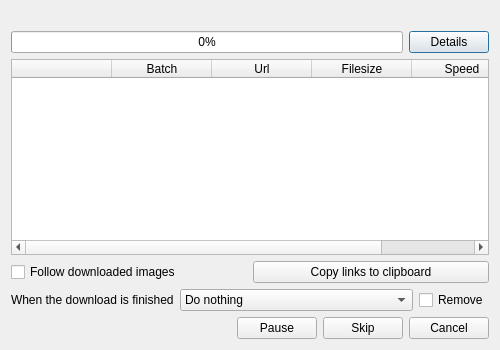
<?xml version="1.0" encoding="UTF-8"?>
<ui version="4.0">
 <class>batchWindow</class>
 <widget class="QDialog" name="batchWindow">
  <property name="geometry">
   <rect>
    <x>0</x>
    <y>0</y>
    <width>500</width>
    <height>350</height>
   </rect>
  </property>
  <property name="sizePolicy">
   <sizepolicy hsizetype="Ignored" vsizetype="Minimum">
    <horstretch>0</horstretch>
    <verstretch>0</verstretch>
   </sizepolicy>
  </property>
  <property name="windowTitle">
   <string>Batch download</string>
  </property>
  <property name="windowIcon">
   <iconset resource="../../resources/resources.qrc">
    <normaloff>:/images/icon.ico</normaloff>:/images/icon.ico</iconset>
  </property>
  <property name="modal">
   <bool>false</bool>
  </property>
  <layout class="QGridLayout" name="gridLayout" columnstretch="1,0,0">
   <item row="0" column="0" colspan="3">
    <widget class="QLabel" name="labelMessage">
     <property name="sizePolicy">
      <sizepolicy hsizetype="Preferred" vsizetype="Fixed">
       <horstretch>0</horstretch>
       <verstretch>0</verstretch>
      </sizepolicy>
     </property>
     <property name="text">
      <string/>
     </property>
    </widget>
   </item>
   <item row="1" column="0" colspan="2">
    <widget class="QProgressBar" name="progressBar">
     <property name="value">
      <number>0</number>
     </property>
     <property name="format">
      <string notr="true">%p%</string>
     </property>
    </widget>
   </item>
   <item row="1" column="2">
    <widget class="QPushButton" name="buttonDetails">
     <property name="text">
      <string>Details</string>
     </property>
     <property name="checkable">
      <bool>true</bool>
     </property>
    </widget>
   </item>
   <item row="4" column="0" colspan="3">
    <layout class="QHBoxLayout" name="horizontalLayout" stretch="1,1,0,0,0">
     <item>
      <widget class="QLabel" name="labelImages">
       <property name="text">
        <string/>
       </property>
      </widget>
     </item>
     <item>
      <widget class="QLabel" name="labelSpeed">
       <property name="text">
        <string/>
       </property>
      </widget>
     </item>
     <item>
      <widget class="QPushButton" name="buttonPause">
       <property name="text">
        <string>Pause</string>
       </property>
      </widget>
     </item>
     <item>
      <widget class="QPushButton" name="buttonSkip">
       <property name="text">
        <string>Skip</string>
       </property>
      </widget>
     </item>
     <item>
      <widget class="QPushButton" name="cancelButton">
       <property name="text">
        <string>Cancel</string>
       </property>
      </widget>
     </item>
    </layout>
   </item>
   <item row="2" column="0" colspan="3">
    <widget class="QWidget" name="details" native="true">
     <property name="sizePolicy">
      <sizepolicy hsizetype="Expanding" vsizetype="Expanding">
       <horstretch>0</horstretch>
       <verstretch>0</verstretch>
      </sizepolicy>
     </property>
     <layout class="QVBoxLayout" name="verticalLayout">
      <property name="leftMargin">
       <number>0</number>
      </property>
      <property name="topMargin">
       <number>0</number>
      </property>
      <property name="rightMargin">
       <number>0</number>
      </property>
      <property name="bottomMargin">
       <number>0</number>
      </property>
      <item>
       <widget class="QTableWidget" name="tableWidget">
        <property name="editTriggers">
         <set>QAbstractItemView::NoEditTriggers</set>
        </property>
        <property name="showDropIndicator" stdset="0">
         <bool>false</bool>
        </property>
        <property name="dragDropOverwriteMode">
         <bool>false</bool>
        </property>
        <property name="verticalScrollMode">
         <enum>QAbstractItemView::ScrollPerPixel</enum>
        </property>
        <property name="horizontalScrollMode">
         <enum>QAbstractItemView::ScrollPerPixel</enum>
        </property>
        <attribute name="horizontalHeaderHighlightSections">
         <bool>false</bool>
        </attribute>
        <attribute name="verticalHeaderVisible">
         <bool>false</bool>
        </attribute>
        <attribute name="verticalHeaderDefaultSectionSize">
         <number>20</number>
        </attribute>
        <column>
         <property name="text">
          <string/>
         </property>
        </column>
        <column>
         <property name="text">
          <string>Batch</string>
         </property>
        </column>
        <column>
         <property name="text">
          <string>Url</string>
         </property>
        </column>
        <column>
         <property name="text">
          <string>Filesize</string>
         </property>
        </column>
        <column>
         <property name="text">
          <string>Speed</string>
         </property>
        </column>
        <column>
         <property name="text">
          <string>Progress</string>
         </property>
        </column>
       </widget>
      </item>
      <item>
       <layout class="QHBoxLayout" name="horizontalLayout_3">
        <item>
         <widget class="QCheckBox" name="checkScrollToDownload">
          <property name="text">
           <string>Follow downloaded images</string>
          </property>
         </widget>
        </item>
        <item>
         <widget class="QPushButton" name="buttonCopyToClipboard">
          <property name="text">
           <string>Copy links to clipboard</string>
          </property>
         </widget>
        </item>
       </layout>
      </item>
      <item>
       <layout class="QHBoxLayout" name="horizontalLayout_2" stretch="0,1,0">
        <item>
         <widget class="QLabel" name="label">
          <property name="text">
           <string>When the download is finished</string>
          </property>
         </widget>
        </item>
        <item>
         <widget class="QComboBox" name="comboEnd">
          <item>
           <property name="text">
            <string>Do nothing</string>
           </property>
          </item>
          <item>
           <property name="text">
            <string>Close window</string>
           </property>
          </item>
          <item>
           <property name="text">
            <string>Open CD tray</string>
           </property>
          </item>
          <item>
           <property name="text">
            <string>Open destination folder</string>
           </property>
          </item>
          <item>
           <property name="text">
            <string>Play a sound</string>
           </property>
          </item>
          <item>
           <property name="text">
            <string>Shutdown</string>
           </property>
          </item>
         </widget>
        </item>
        <item>
         <widget class="QCheckBox" name="checkRemove">
          <property name="text">
           <string>Remove</string>
          </property>
         </widget>
        </item>
       </layout>
      </item>
     </layout>
    </widget>
   </item>
  </layout>
 </widget>
 <tabstops>
  <tabstop>buttonDetails</tabstop>
  <tabstop>tableWidget</tabstop>
  <tabstop>comboEnd</tabstop>
  <tabstop>checkRemove</tabstop>
  <tabstop>buttonPause</tabstop>
  <tabstop>cancelButton</tabstop>
 </tabstops>
 <resources>
  <include location="../../resources/resources.qrc"/>
  <include location="../../resources/resources.qrc"/>
  <include location="../../resources/resources.qrc"/>
  <include location="../../resources/resources.qrc"/>
 </resources>
 <connections>
  <connection>
   <sender>buttonCopyToClipboard</sender>
   <signal>clicked()</signal>
   <receiver>batchWindow</receiver>
   <slot>copyToClipboard()</slot>
   <hints>
    <hint type="sourcelabel">
     <x>98</x>
     <y>277</y>
    </hint>
    <hint type="destinationlabel">
     <x>136</x>
     <y>236</y>
    </hint>
   </hints>
  </connection>
  <connection>
   <sender>cancelButton</sender>
   <signal>clicked()</signal>
   <receiver>batchWindow</receiver>
   <slot>reject()</slot>
   <hints>
    <hint type="sourcelabel">
     <x>393</x>
     <y>321</y>
    </hint>
    <hint type="destinationlabel">
     <x>425</x>
     <y>327</y>
    </hint>
   </hints>
  </connection>
  <connection>
   <sender>buttonPause</sender>
   <signal>clicked()</signal>
   <receiver>batchWindow</receiver>
   <slot>pause()</slot>
   <hints>
    <hint type="sourcelabel">
     <x>253</x>
     <y>335</y>
    </hint>
    <hint type="destinationlabel">
     <x>298</x>
     <y>341</y>
    </hint>
   </hints>
  </connection>
  <connection>
   <sender>buttonSkip</sender>
   <signal>clicked()</signal>
   <receiver>batchWindow</receiver>
   <slot>skip()</slot>
   <hints>
    <hint type="sourcelabel">
     <x>297</x>
     <y>320</y>
    </hint>
    <hint type="destinationlabel">
     <x>332</x>
     <y>309</y>
    </hint>
   </hints>
  </connection>
 </connections>
 <slots>
  <slot>copyToClipboard()</slot>
  <slot>pause()</slot>
  <slot>skip()</slot>
 </slots>
</ui>
